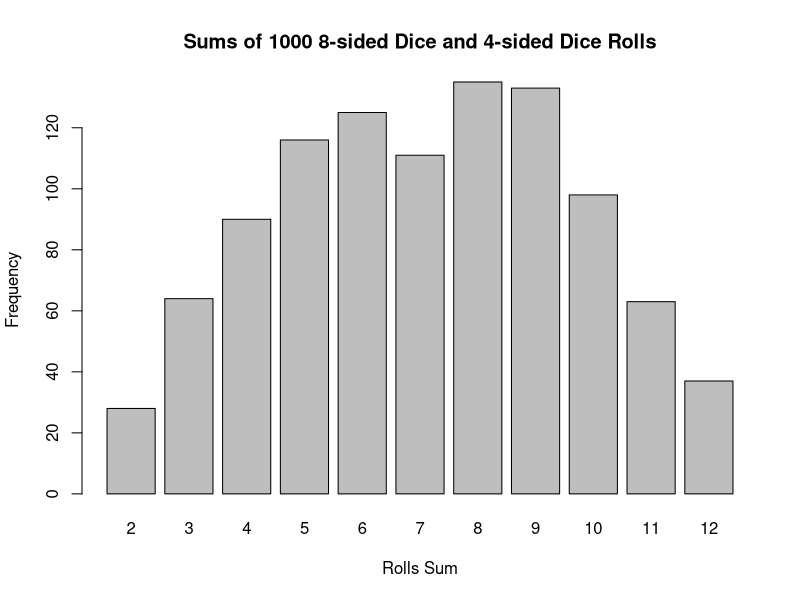
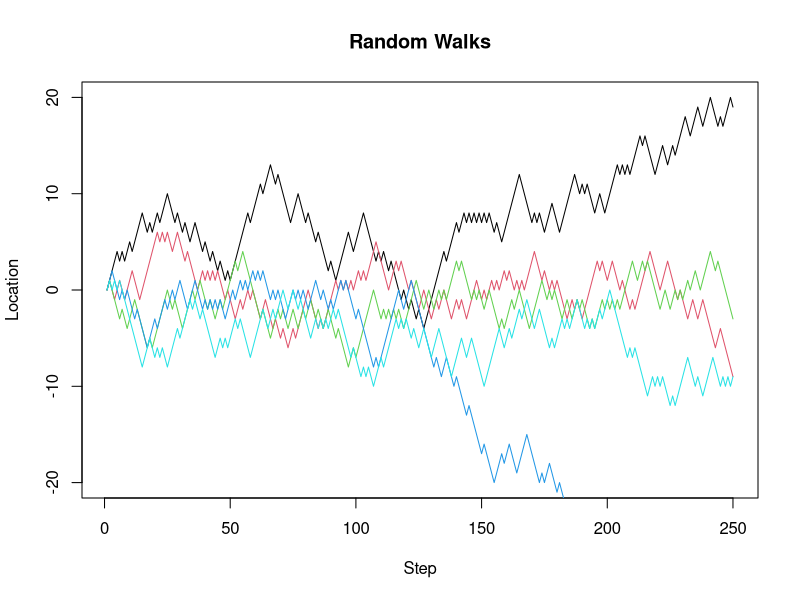
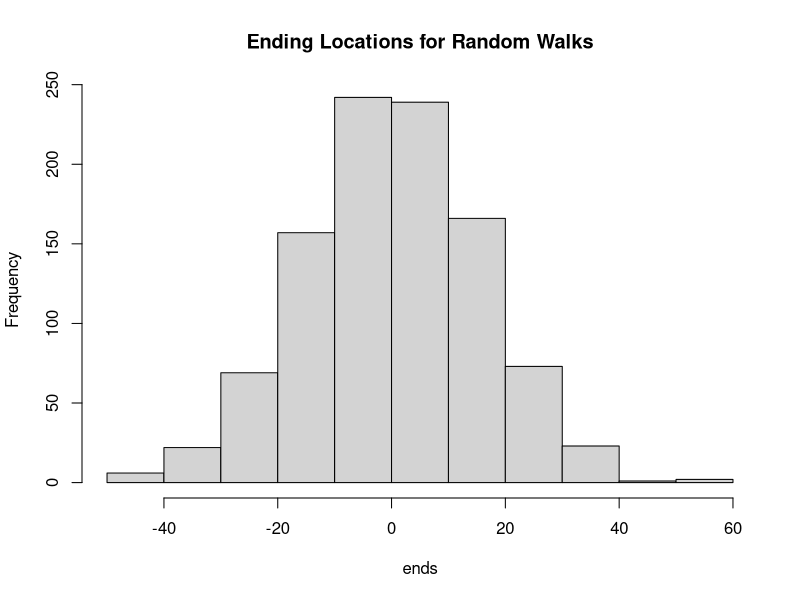
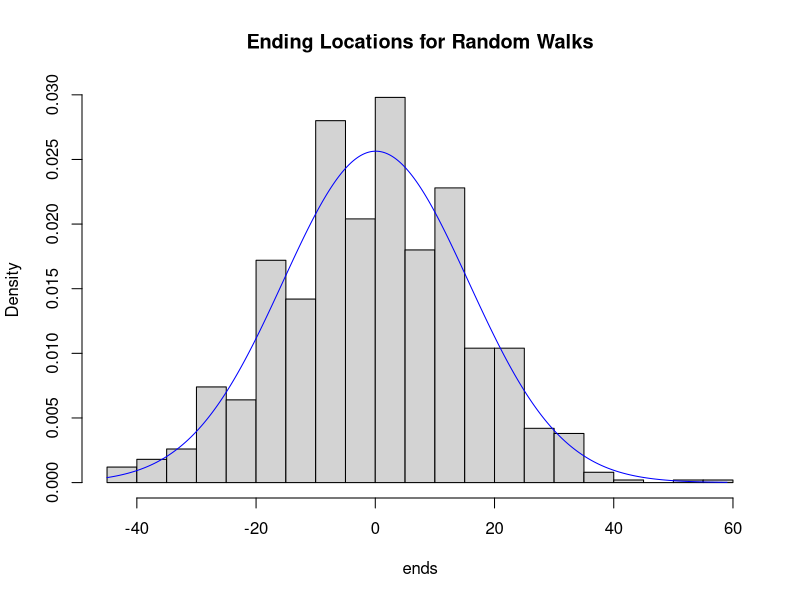
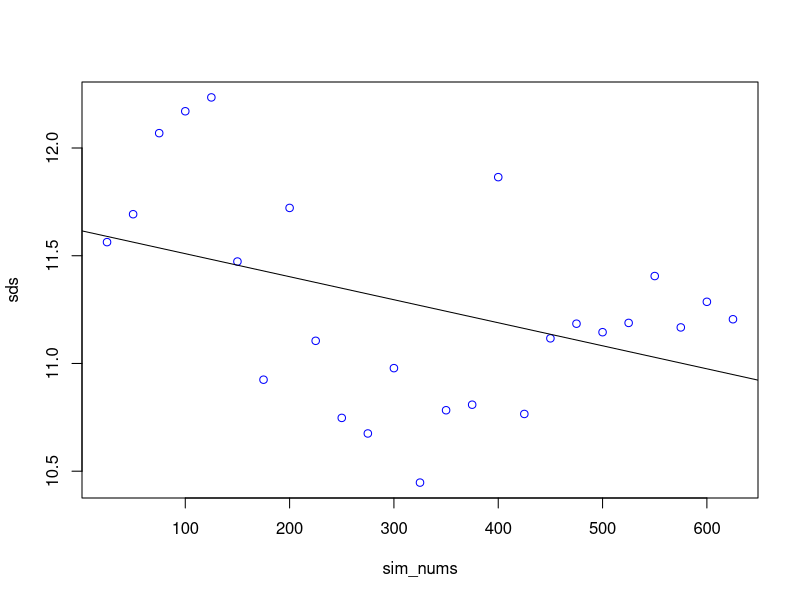
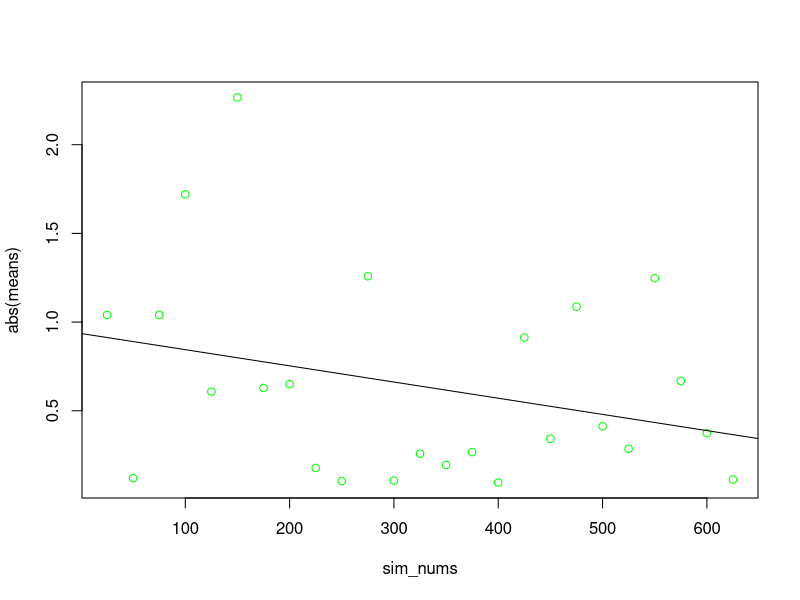
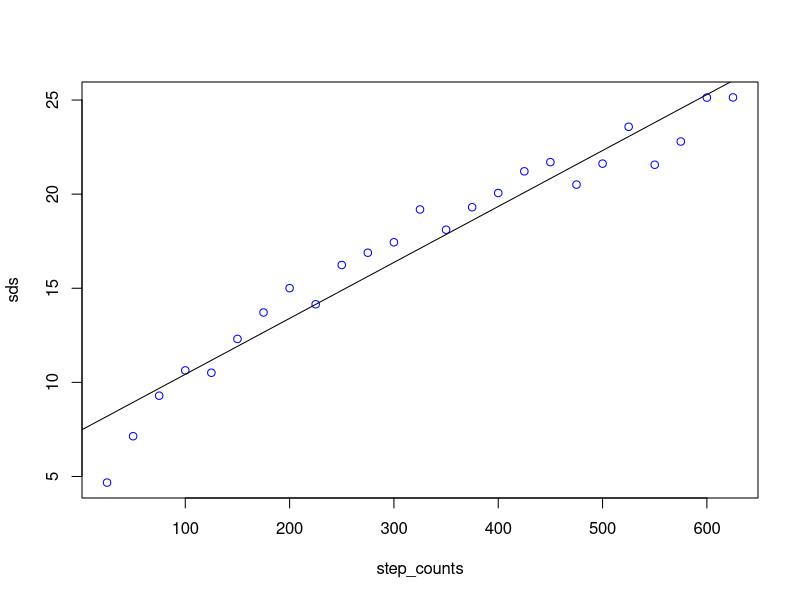
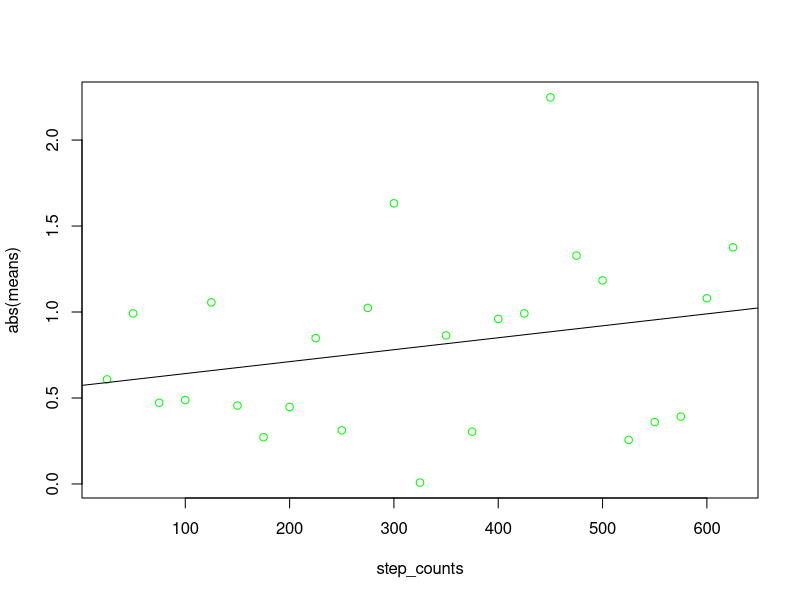

Write R code to recreate these figures, in order.
## ---- chunk 1
knitr::opts_chunk$set(echo = TRUE)
## ---- chunk 2
rolls <- c()
for (j in 1:1000) {
  rolls[j] = sample(1:4, 1) + sample(1:8, 1)
}
head(rolls)
length(rolls)
## ---- chunk 3
barplot(table(rolls), ylab="Frequency", xlab="Rolls Sum", main="Sums of 1000 8-sided Dice and 4-sided Dice Rolls")
## ---- chunk 4
roll_pos <- 2:12
sim_prob <- c()
for (j in roll_pos){
  sim_prob[j - 1] = sum(rolls == j)/length(rolls)
}
true_prob <- c(1/32, 2/32, 3/32, 4/32, 4/32, 4/32, 4/32, 4/32, 3/32, 2/32, 1/32)
df <- data.frame(roll_pos, sim_prob, true_prob)
colnames(df) <- c("Roll Sum", "Simulated Probability", "True Probability")
df
## ---- chunk 5
skittle_col <- c(rep("P", 7), rep("R", 6), rep("Y", 5), rep("O", 4), rep("G", 3))
skittle_bowl <- c(7, 6, 5, 4, 3)
skittle_col
## ---- chunk 6
matches <- 0
for (j in 1:10000){
  curr <- sort(sample(skittle_col, 4, replace=FALSE))
  if (identical(curr, c("G", "P", "P", "R"))) {
    matches <- matches + 1
  }
}
matches/10000
## ---- chunk 7
7/25*6/24*6/23*3/22*4*3*2/2
## ---- chunk 8
matches <- 0
for (j in 1:10000){
  curr <- sort(sample(skittle_col, 4, replace=TRUE))
  if ((sum(curr == "Y") >= 3) || (sum(curr == "O") >= 3)) {
    matches <- matches + 1
  }
}
matches/10000
## ---- chunk 9
cards <- c(rep(2:10, 4*2), rep(10, 3*4*2), rep(11, 4*2), -1, -1)
matches <- 0
for (j in 1:10000){
  curr <- sort(sample(cards, 2, replace=FALSE))
  if (sum(curr == -1) == 2) { # both are jokers
    matches <- matches + 1
  } else if (sum(curr == -1) == 1) { # 1 joker
    if ((10 %in% curr) || (11 %in% curr)) {
      matches <- matches + 1
    }
  } else if (sum(curr) == 21) { # no jokers
      matches <- matches + 1
  }
}
matches/10000
## ---- chunk 10
options = c(-1, 1)
color = 1
plot_paths = sort(sample(1:1000, 5, replace=FALSE))
ends = c()
for (j in 1:1000){
  path = c(0)
  for (k in 2:250){
    path[k] = path[k - 1] + sample(options, 1)
  }
  if (j %in% plot_paths) {
    if (j == plot_paths[1]) {
      plot(x=1:250, y=path, type="l", col=color, ylim=c(-20, 20), xlab="Step", ylab="Location", main="Random Walks")
      color <- color + 1
    } else {
      lines(x=1:250, y=path, type="l", col=color)
      color <- color + 1
    }
  }
  ends[j] <- path[250]
}
## ---- chunk 11
hist(ends, main="Ending Locations for Random Walks")
mean(ends)
sd(ends)
## ---- chunk 12
hist(ends, main="Ending Locations for Random Walks", freq=FALSE, breaks = 20)
x <- seq(min(ends), max(ends), length=1000)
y <- dnorm(x, mean=mean(ends), sd=sd(ends))
lines(x, y, col="blue")
## ---- chunk 13
sim_nums <- seq(25, 625, 25)
step_counts <- seq(25, 625, 25)
step_sizes <- 1:25
## ---- chunk 14
step_count <- step_counts[5]
step_size <- step_sizes[1] * options
means <- c()
sds <- c()
for (sim_num in 1:length(sim_nums)) {
  ends = c()
  for (j in 1:sim_nums[sim_num]){
    path = c(0)
    for (k in 2:step_count){
      path[k] = path[k - 1] + sample(step_size, 1)
    }
    ends[j] <- path[step_count]
  }
  means[sim_num] <- mean(ends)
  sds[sim_num] <- sd(ends)
}
data.frame(sim_nums, means, sds)
plot(sim_nums, sds, col="blue")
abline(lm(sds~sim_nums))
plot(sim_nums, abs(means), col="green")
abline(lm(abs(means)~sim_nums))
## ---- chunk 15
sim_num  <- sim_nums[10]
step_size <- step_sizes[1] * options
means <- c()
sds <- c()
for (step_count in 1:length(step_counts)) {
  ends = c()
  for (j in 1:sim_num){
    path = c(0)
    for (k in 2:step_counts[step_count]){
      path[k] = path[k - 1] + sample(step_size, 1)
    }
    ends[j] <- path[step_counts[step_count]]
  }
  means[step_count] <- mean(ends)
  sds[step_count] <- sd(ends)
}
data.frame(step_counts, means, sds)
plot(step_counts, sds, col="blue")
abline(lm(sds~step_counts))
plot(step_counts, abs(means), col="green")
abline(lm(abs(means)~step_counts))
## ---- chunk 16
sim_num  <- sim_nums[10]
step_count <- step_counts[5]
means <- c()
sds <- c()
for (step_size in 1:length(step_sizes)) {
  ends = c()
  for (j in 1:sim_num){
    path = c(0)
    for (k in 2:step_count){
      path[k] = path[k - 1] + sample(step_sizes[step_size] * options, 1)
    }
    ends[j] <- path[step_count]
  }
  means[step_size] <- mean(ends)
  sds[step_size] <- sd(ends)
}
data.frame(step_counts, means, sds)
plot(step_counts, sds, col="blue")
abline(lm(sds~step_counts))
plot(step_counts, abs(means), col="green")
abline(lm(abs(means)~step_counts))
## ---- chunk 17
sim_num <- 500
step_count <- 250
velocity <- 0.5
ends = c()
for (j in 1:sim_num){
  path = c(0)
  for (k in 2:step_count){
    path[k] = path[k - 1] + sample(options + velocity, 1)
  }
  ends[j] <- path[step_count]
}
hist(ends, main="Ending Locations for Random Walks", freq=FALSE, breaks = 20)
x <- seq(min(ends), max(ends), length=sim_num)
y <- dnorm(x, mean=mean(ends), sd=sd(ends))
lines(x, y, col="blue")
mean(ends)
sd(ends)
